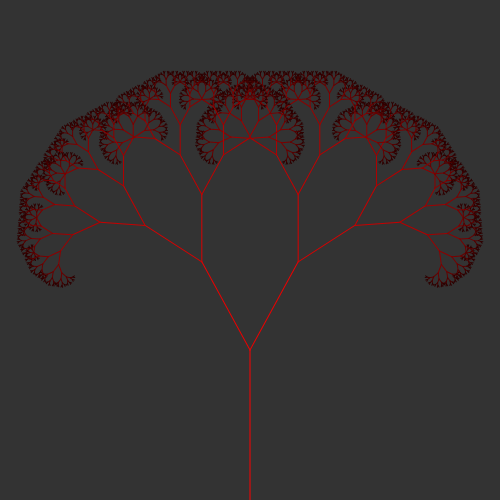
Frame 1 (no input)
Frame 60 (no input): identical to frame 1, image omitted
Frame 120 (the mouse pressed at the canvas centre since frame 60): identical to frame 1, image omitted

The p5.js sketch that drew this single still picture (run headless with seeded random() and noise() and a simulated clock; from frame 60 on, the mouse is pressed at the canvas centre):

// p5.js sketch
// ── sketch.js
var angle = 0;
var slider;
var slider1;
function setup(){
  createCanvas(500, 500)
  angle = PI / 4;
  slider = createSlider(0, TWO_PI, 0.5, 0.1)
  slider1 = createSlider(0, 255, 19, 1)
}

function draw(){
  background(51);
  angle = slider.value();
  colorSlider = slider1.value();
  stroke(255, 0, 0);
  translate(height/2, height);
  branch(150, 255);
}

function branch(len, color){
    line(0,0,0,-len);
    translate(0, -len);
    color -= colorSlider;
    stroke(color,0,0);
    if(len > 2){
      push();
      rotate(angle);
      branch(len * 0.67, color);
      pop();
      rotate(-angle);
      branch(len * 0.67, color);
  }
}

// ── drawing.html
<!DOCTYPE html>
<html>
  <head>
    <script src="p5.js"></script>
    <script src="sketch.js"></script>
    <title>This is my drawing stuff</title>
  </head>
  <body>

  </body>
</html>
